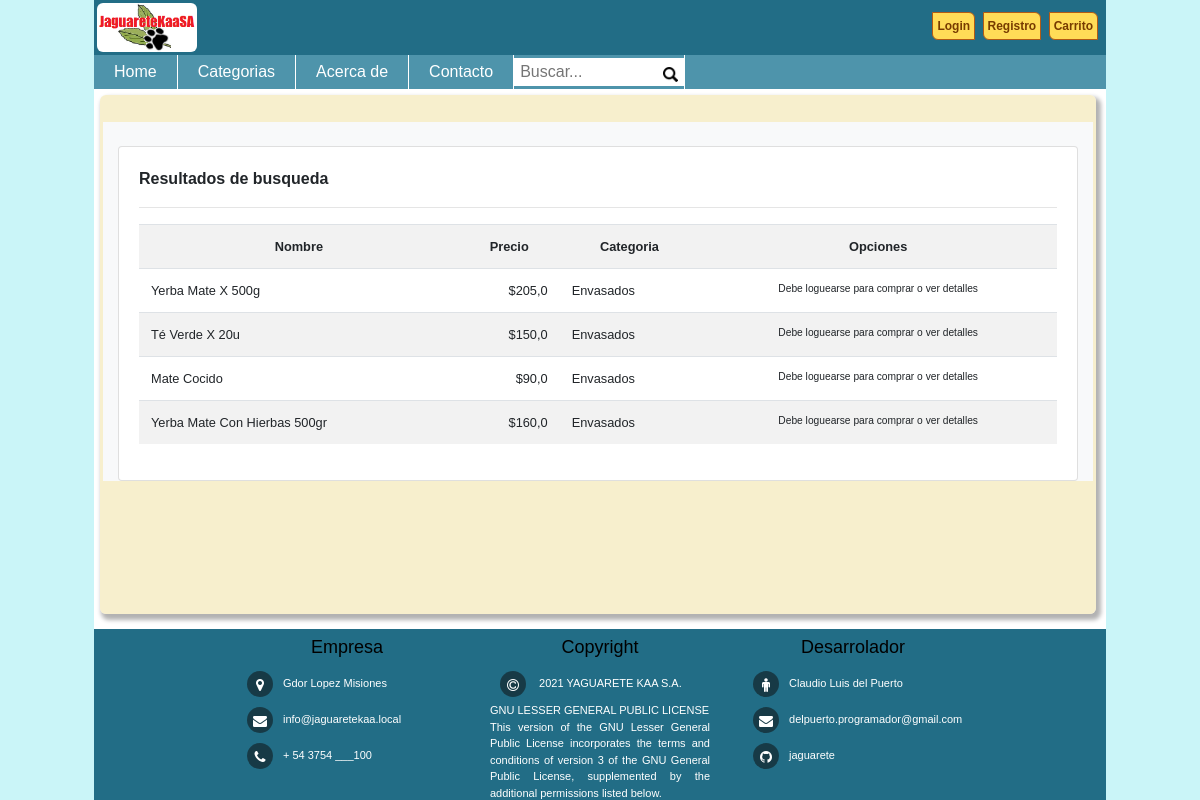
/jaguareteAPP/bus_cat/1/, run on the app's committed database.
### jaguareteAPP/models.py (models this page shows, shortened)
class Producto(models.Model):
    nombre      = models.CharField(max_length=50)
    precio      = models.FloatField(null=True)
    descripcion = models.TextField(null=True)
    nuevo       = models.BooleanField(default=False)
    categoria   = models.ForeignKey(Categoria, on_delete=models.PROTECT)
    imagen      = models.ImageField(upload_to="productos", null=True)

class Categoria(models.Model):
    nombre = models.CharField(max_length=50)
    def __str__(self):
        return self.nombre

### jaguareteAPP/views.py (the view)
# urls.py: path('bus_cat/<categoria_nombre>/', views.bus_cat, name="bus_cat"),
def bus_cat(request, categoria_nombre):
    todos = ""
    txt   = categoria_nombre
    if txt:
        todos = Producto.objects.filter(categoria=txt)
        data = {
            'res': todos,
            'texto': ""
        }
    else:
        data = {
            'res': todos,
            'texto': "No se encontro resultado con el criterio buscado"
        }
    return render(request,"home/resultados.html", data)

### jaguareteAPP/templates/home/resultados.html (shortened to what this page needs)
{% extends 'home/base.html' %}
{% block contenido %}
{% load humanize %}
<br>
<div class="container bg-light">
    <br>
    <div class="card">
        <div class="card-body">
            <p align="left"><b>Resultados de busqueda</b></p>
            <hr>
            <table class="table small table-striped table-hover table-responsive-md">
                <tr>
                    <th>Nombre</th>
                    <th>Precio</th>
                    <th>Categoria</th>
                    <th>Opciones</th>
                </tr>
                {% for p in res %}
                    <tr>
                        <td align="left" >{{p.nombre | title}}</td>
                        <td align="right">${{p.precio | intcomma}}</td>
                        <td align="left" >{{p.categoria}}</td>
                        <td>
                            {% if user.is_authenticated %}
                                <a href="{% url 'mostrar_producto' p.id %}" class="link-info">Detalles...</a>
                            {% else %}
                                <div class="small">Debe loguearse para comprar o ver detalles</div>
                            {% endif %}
                        </td>
                    </tr>
                {% endfor %}
            </table>
        </div>
    </div>
</div>
<br>
{% endblock %}

### jaguareteAPP/static/css/estilo.css (style rules this page uses)
body { margin: 0 auto; font-family: sans-serif; background-color: rgb(202, 245, 248); max-width: 1012px; }
.bdyclss { margin: 0 auto; font-family: sans-serif; background-color: rgb(202, 245, 248); max-width: 1012px; }
.container { text-align: center; }

### data on the page
Producto: nombre "Yerba Mate X 500g", precio "205,0", categoria "Envasados"
Producto: nombre "Té Verde X 20u", precio "150,0", categoria "Envasados"
Producto: nombre "Mate Cocido", precio "90,0", categoria "Envasados"
Producto: nombre "Yerba Mate Con Hierbas 500gr", precio "160,0", categoria "Envasados"
